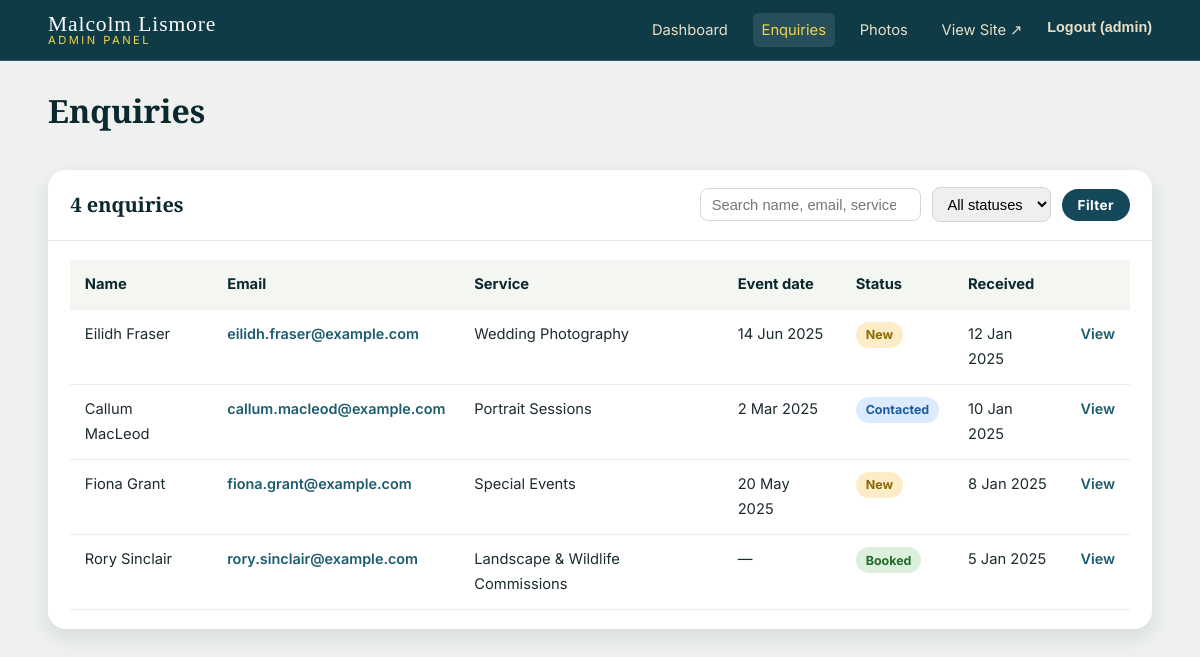
Page /admin/enquiries.php (signed in) on the committed database.
### tables this page shows
CREATE TABLE IF NOT EXISTS enquiries (
  enquiry_id    INT AUTO_INCREMENT PRIMARY KEY,
  name          VARCHAR(100)    NOT NULL,
  email         VARCHAR(150)    NOT NULL,
  phone         VARCHAR(40)     NULL,
  service_type  VARCHAR(100)    NULL,
  event_date    DATE            NULL,
  location      VARCHAR(150)    NULL,
  budget        VARCHAR(60)     NULL,
  message       TEXT            NOT NULL,
  status        ENUM('new','contacted','booked','closed')
                                NOT NULL DEFAULT 'new',
  created_at    TIMESTAMP       NOT NULL DEFAULT CURRENT_TIMESTAMP,
  INDEX idx_enquiries_status  (status),
  INDEX idx_enquiries_created (created_at)
);

### includes/db.php (called while the page is built, shortened)
<?php
function db(): PDO
{
    static $pdo = null;
    $dsn = sprintf(
        'mysql:host=%s;port=%s;dbname=%s;charset=%s',
        DB_HOST,
        DB_PORT,
        DB_NAME,
        DB_CHARSET
    );
    $options = [
        PDO::ATTR_ERRMODE            => PDO::ERRMODE_EXCEPTION,
        PDO::ATTR_DEFAULT_FETCH_MODE => PDO::FETCH_ASSOC,
        PDO::ATTR_EMULATE_PREPARES   => false,
    ];
    try {
        $pdo = new PDO($dsn, DB_USER, DB_PASS, $options);
    } catch (PDOException $e) {
        http_response_code(500);
        exit('Sorry, we are experiencing a database connection problem. Please try again later.');
    }
    return $pdo;
}

### includes/functions.php (called while the page is built, shortened)
<?php
require_once __DIR__ . '/db.php';
function e(?string $value): string
{
    return htmlspecialchars((string) $value, ENT_QUOTES | ENT_SUBSTITUTE, 'UTF-8');
}

### admin/enquiries.php (the view, shortened to what this page needs)
<?php
require_once __DIR__ . '/../includes/admin-header.php';
$search = isset($_GET['q']) ? trim((string) $_GET['q']) : '';
$sql = 'SELECT enquiry_id, name, email, service_type, event_date, status, created_at
        FROM enquiries';
$params = [];
$sql .= ' ORDER BY created_at DESC';
$stmt = db()->prepare($sql);
$stmt->execute($params);
$enquiries = $stmt->fetchAll();
?>
<div class="admin-title">
  <h1 style="color:var(--teal-900);">Enquiries</h1>
</div>
<div class="panel">
  <div class="panel-head">
    <h2><?= count($enquiries) ?> enquir<?= count($enquiries) === 1 ? 'y' : 'ies' ?></h2>
    <form method="get" class="table-tools" action="enquiries.php">
      <input type="search" id="q" name="q" placeholder="Search name, email, service…"
             value="<?= e($search) ?>">
      <select id="status" name="status">
        <option value="">All statuses</option>
      </select>
      <button class="btn btn-teal btn-sm" type="submit">Filter</button>
    </form>
  </div>
  <div class="panel-body">
    <?php if (empty($enquiries)): ?>
      <p style="color:var(--muted);">No enquiries match your search.</p>
    <?php else: ?>
      <table class="data-table">
        <thead>
          <tr>
            <th>Name</th><th>Email</th><th>Service</th><th>Event date</th>
            <th>Status</th><th>Received</th><th></th>
          </tr>
        </thead>
        <tbody>
          <?php foreach ($enquiries as $row): ?>
            <tr>
              <td><?= e($row['name']) ?></td>
              <td><a class="link-btn" href="mailto:<?= e($row['email']) ?>"><?= e($row['email']) ?></a></td>
              <td><?= e((string) ($row['service_type'] ?? '—')) ?></td>
              <td><?= $row['event_date'] ? e(date('j M Y', strtotime((string) $row['event_date']))) : '—' ?></td>
              <td><span class="status-pill status-<?= e($row['status']) ?>"><?= e($row['status']) ?></span></td>
              <td><?= e(date('j M Y', strtotime((string) $row['created_at']))) ?></td>
              <td><a class="link-btn" href="enquiry-view.php?id=<?= (int) $row['enquiry_id'] ?>">View</a></td>
            </tr>
          <?php endforeach; ?>
        </tbody>
      </table>
    <?php endif; ?>
  </div>
</div>
<?php require __DIR__ . '/../includes/admin-footer.php'; ?>

### assets/css/style.css (style rules this page uses)
:root { --teal-900: #0b2730; --teal-800: #0f3b47; --teal-700: #14485a; --teal-600: #1c5c6e; --teal-500: #2a7385; --ivory: #f6f1e3; --sand: #e7e0c6; --sand-dark: #d8cfae; --gold: #f2d24a; --gold-dark: #d9b61f; --ink: #1c2b30; --muted: #5b6b70; --white: #ffffff; --line: rgba(255, 255, 255, 0.14); --shadow: 0 18px 45px rgba(11, 39, 48, 0.28); --radius: 18px; --maxw: 1200px; --font-head: "Playfair Display", Georgia, "Times New Roman", serif; --font-body: "Inter", "Segoe UI", Arial, Helvetica, sans-serif; }
* { box-sizing: border-box; }
html { scroll-behavior: smooth; }
body { margin: 0; font-family: var(--font-body); color: var(--ivory); background: var(--teal-800); line-height: 1.7; font-size: 16px; -webkit-font-smoothing: antialiased; }
a { color: inherit; text-decoration: none; }
h1, h2, h3, h4 { font-family: var(--font-head); font-weight: 700; line-height: 1.15; margin: 0 0 0.5em; color: var(--white); }
.btn { display: inline-block; padding: 0.85em 1.9em; border-radius: 999px; font-weight: 700; letter-spacing: 0.03em; border: 2px solid transparent; cursor: pointer; transition: transform 0.15s ease, background 0.2s ease, color 0.2s ease, box-shadow 0.2s ease; font-family: var(--font-body); font-size: 0.95rem; }
.btn-teal { background: var(--teal-700); color: var(--white); }
.admin-body { background: #eef1ee; color: var(--ink); min-height: 100vh; }
.admin-title { display: flex; align-items: center; justify-content: space-between; flex-wrap: wrap; gap: 1rem; margin-bottom: 1.5rem; }
.panel { background: var(--white); border-radius: var(--radius); box-shadow: 0 8px 20px rgba(11, 39, 48, 0.1); overflow: hidden; }
.panel-head { padding: 1.1rem 1.4rem; border-bottom: 1px solid #e4e7e2; display: flex; justify-content: space-between; align-items: center; flex-wrap: wrap; gap: 0.8rem; }
.panel-head h2 { color: var(--teal-900); font-size: 1.25rem; margin: 0; }
.panel-body { padding: 1.2rem 1.4rem; }
.table-tools { display: flex; gap: 0.7rem; flex-wrap: wrap; align-items: center; }
.table-tools input, .table-tools select { padding: 0.5em 0.7em; border: 1px solid #d3d8cf; border-radius: 8px; font-size: 0.92rem; }
.data-table { width: 100%; border-collapse: collapse; }
.data-table th, .data-table td { padding: 0.75rem 0.9rem; text-align: left; border-bottom: 1px solid #eceee9; font-size: 0.92rem; vertical-align: top; }
.data-table th { background: #f4f6f2; color: var(--teal-900); font-weight: 700; }
.status-pill { display: inline-block; padding: 0.2em 0.8em; border-radius: 999px; font-size: 0.78rem; font-weight: 700; text-transform: capitalize; }
.status-new { background: #fdecc8; color: #8a6a00; }
.status-contacted { background: #dceafd; color: #1c5c9e; }
.status-booked { background: #dcf0dd; color: #1f6b2c; }
.link-btn { background: none; border: 0; color: var(--teal-600); cursor: pointer; font-weight: 600; padding: 0; font-size: 0.9rem; }
.btn-sm { padding: 0.45em 1em; font-size: 0.85rem; }

### rows in the picture
enquiries: name "Eilidh Fraser", email "eilidh.fraser@example.com", service_type "Wedding Photography", event_date "14 Jun 2025", status "New", created_at "12 Jan 2025"
enquiries: name "Callum MacLeod", email "callum.macleod@example.com", service_type "Portrait Sessions", event_date "2 Mar 2025", status "Contacted", created_at "10 Jan 2025"
enquiries: name "Fiona Grant", email "fiona.grant@example.com", service_type "Special Events", event_date "20 May 2025", status "New", created_at "8 Jan 2025"
enquiries: name "Rory Sinclair", email "rory.sinclair@example.com", service_type "Landscape & Wildlife Commissions", status "Booked", created_at "5 Jan 2025"

### other values in the picture
$adminUsername "admin"
count($enquiries) "4"
